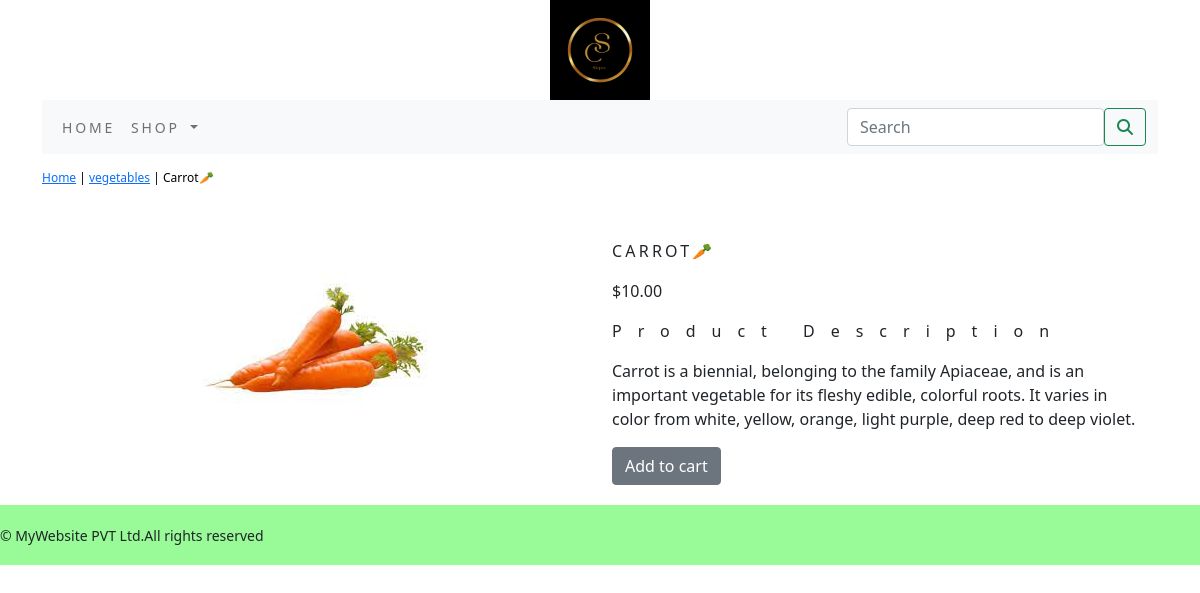
Screenshot of /shop/vegetables/carrot/ with the database file from the repository.
### shopapp/models.py (models this page shows, shortened)
class Product(models.Model):
    name=models.CharField(max_length=250,unique=True)
    slug=models.SlugField(max_length=250,unique=True)
    description=models.TextField(blank=True)
    price=models.DecimalField(max_digits=10,decimal_places=2)
    category=models.ForeignKey(Category,on_delete=models.CASCADE)
    image=models.ImageField(upload_to='product',blank=True)
    stock=models.IntegerField()
    available=models.BooleanField(default=True)
    created=models.DateTimeField(auto_now_add=True)
    updated=models.DateTimeField(auto_now=True)
    class Meta:
        ordering=('name',)
        verbose_name='product'
        verbose_name_plural='products'

class Category(models.Model):
    name=models.CharField(max_length=250,unique=True)
    slug=models.SlugField(max_length=250,unique=True)
    description=models.TextField(blank=True)
    image=models.ImageField(upload_to='category',blank=True)
    class Meta:
        ordering=('name',)
        verbose_name='category'
        verbose_name_plural='categories'
    def get_url(self):
        return reverse('shopapp:products_by_category',args=[self.slug])
    def __str__(self):
        return '{}'.format(self.name)

### shopapp/views.py (the view)
# urls.py: path('<slug:c_slug>/<slug:product_slug>/', views.proDetail,name='prodCatDetail'),
def proDetail(request,c_slug,product_slug):
    try:
        product=Product.objects.get(category__slug=c_slug,slug=product_slug)
    except Exception as e:
        raise e
    return render(request,'product.html',{'product':product})

### cart/context_processors.py (called while the page is built)
def counter(request):
    item_count=0
    if 'admin' in request.path:
        return {}
    else:
        try:
            cart=Cart.objects.filter(cart_id=_cart_id(request))
            cart_items=CartItem.objects.all().filter(cart=cart[:1])
            for cart_item in cart_items:
                item_count += cart_item.quantity
        except Cart.DoesNotExist:
            item_count = 0
    return dict(item_count=item_count)

### cart/views.py (called while the page is built)
def _cart_id(request):
    cart=request.session.session_key
    if not cart:
        cart=request.session.create()
    return cart

### shopapp/context_processors.py (called while the page is built)
def menu_links(request):
    links=Category.objects.all()
    return dict(links=links)

### templates/product.html (shortened to what this page needs)
{% extends 'base.html' %}
{% load static %}
{% block content %}
<div class="row my_prod_row_class">
    <div class="mx_auto">
        <p><a href="{% url 'shopapp:allProductCat' %}">Home</a> | <a href="{{product.category.get_url}}">{{product.category}}</a> | {{product.name}}</p>
    </div>
<div class="container">
<br>
<div class="row">
    <div class="col-12 col-sm-12 col-md-12 col-lg-6 text-center">
        <div style="min-width:18rem">
            <img src="{{product.image.url}}" alt="{{product.name}}">
        </div>
    </div>
        <div class="col-12 col-sm-12 col-md-12 col-lg-6">
            <div>
            <h1 class="my_prod_title">{{product.name}}</h1>
            <p>${{product.price}}</p>
            <p class="my_title">Product Description</p>
            <p class="text-justify my_prod_text">{{product.description}}</p>
            {% if product.stock <= 0 %}
            <p class="text-justify my_prod_text"><b>Out of stock</b></p>
            {% else %}
            <a class="btn btn-secondary" href="{% url 'cart:add_cart' product.id %}">Add to cart</a>
            {% endif %}
    </div>
 </div>
        </div>
</div>
</div>
{% endblock %}

### static/css/custom.css (style rules this page uses)
body { font-family: 'REM', sans-serif; }
.my_title { font-size:16px; text_transform:uppercase; letter-spacing: 1em; }
.my_prod_row_class { padding-top:15px; padding-bottom:20px; }
.my_prod_row_class .mx_auto { color:#000; font-size:12px; text-decoration:none; }
.my_prod_title { font-size:16px; text-transform:uppercase; letter-spacing:.2em; padding-top:15px; padding-bottom:10px; }
.my_prod_text { padding-right:20px; }

### rows the page displays
Product: category "vegetables", name "Carrot🥕", image (picture), name "CARROT🥕", price "10.00", description "Carrot is a biennial, belonging to the family Apiaceae, and is an important vegetable for its fleshy edible, colorful roots. It varies in color from white, yellow, orange, light purple, deep red to deep violet."
